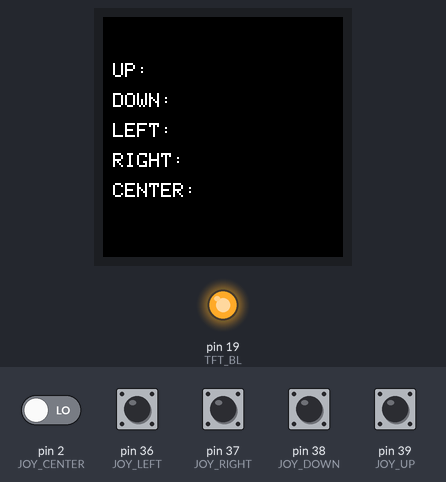
Recording of a sketch running on a simulated Arduino Mega 2560, built for the host (arithmetic inside an expression is 32-bit, double 64-bit). Parts: 240×240 colour display, output pins drawn as LEDs (lit = HIGH). The test bench sets the inputs (shaded band); at power-on: pin 2 (JOY_CENTER), pin 36 (JOY_LEFT), pin 37 (JOY_RIGHT), pin 38 (JOY_DOWN), pin 39 (JOY_UP) LOW.

Above: at 1.8 s.
1.9 s: pin 2 (JOY_CENTER) driven HIGH
3.4 s: pin 36 (JOY_LEFT) pulled HIGH for 0.15 s
At 3.54 s:
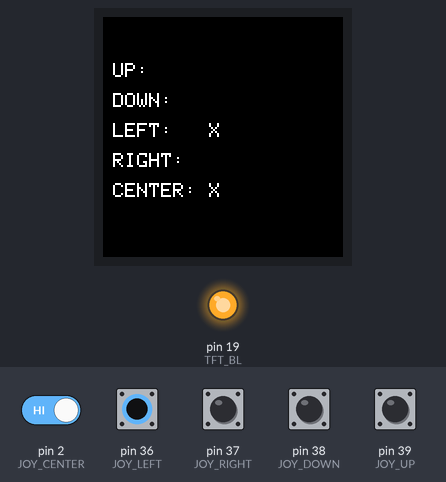
5.1 s: pin 37 (JOY_RIGHT) pulled HIGH for 0.15 s
At 5.25 s:
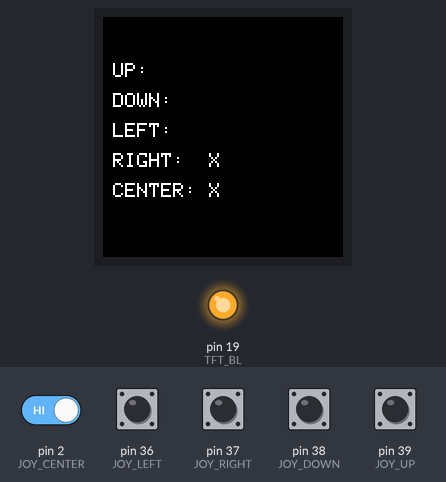
6.8 s: pin 38 (JOY_DOWN) pulled HIGH for 0.15 s
At 6.94 s:
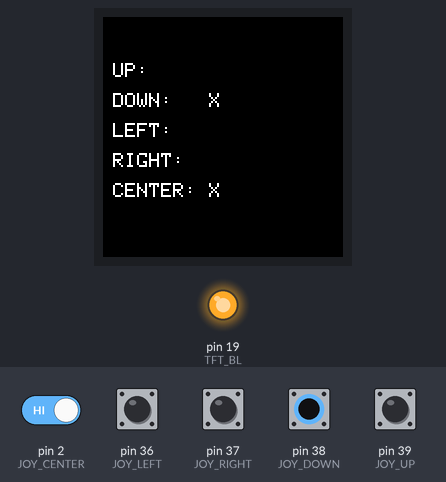
8.5 s: pin 39 (JOY_UP) pulled HIGH for 0.15 s
At 8.64 s:
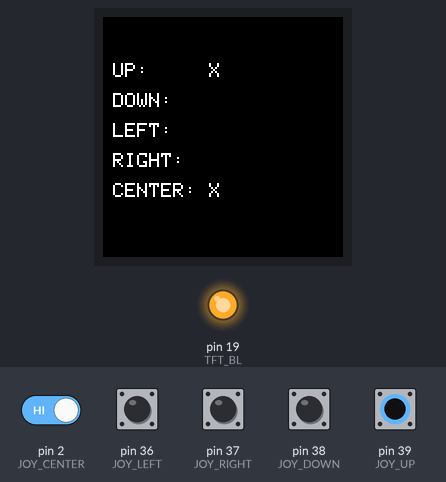
Timing chart, 0 to 11.2 s (numbered marks = the images above; inputs shaded):
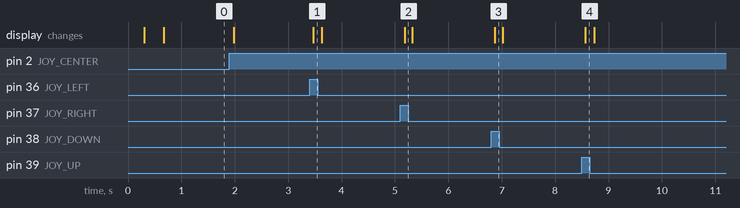

Measured:
- after the input at 3.4 s, the display: changes after 0.07 s (image 1)
- after the input at 5.1 s, the display: changes after 0.08 s (image 2)
- after the input at 6.8 s, the display: changes after 0.07 s (image 3)
- after the input at 8.5 s, the display: changes after 0.07 s (image 4)

The sketch:

Joysticktest.ino
```cpp
#include <SPI.h>
#include <Adafruit_GFX.h>
#include <Adafruit_ST7789.h>
#include <Adafruit_ST77XX.h>

#define TFT_MOSI 13
#define TFT_SCLK 14
#define TFT_CS   15
#define TFT_DC   27
#define TFT_RST  4
#define TFT_BL   19

#define JOY_UP     39
#define JOY_RIGHT  37
#define JOY_DOWN   38
#define JOY_LEFT   36
#define JOY_CENTER 2

#ifndef HSPI
#define HSPI 1
#endif

SPIClass hspi(HSPI);
Adafruit_ST7789 tft = Adafruit_ST7789(&hspi, TFT_CS, TFT_DC, TFT_RST);

bool last_up = false, last_down = false, last_left = false, last_right = false, last_center = false;

void drawJoystickState(bool up, bool down, bool left, bool right, bool center) {
  int y = 46;
  tft.fillRect(0, y, 240, 200, ST77XX_BLACK);

  tft.setTextSize(2);
  tft.setTextColor(ST77XX_WHITE, ST77XX_BLACK);

  tft.setCursor(10, y +  0);   tft.print("UP:     ");     tft.print(up     ? "X" : " ");
  tft.setCursor(10, y + 30);   tft.print("DOWN:   ");     tft.print(down   ? "X" : " ");
  tft.setCursor(10, y + 60);   tft.print("LEFT:   ");     tft.print(left   ? "X" : " ");
  tft.setCursor(10, y + 90);   tft.print("RIGHT:  ");     tft.print(right  ? "X" : " ");
  tft.setCursor(10, y + 120);  tft.print("CENTER: ");     tft.print(center ? "X" : " ");
}

void setup() {
  delay(300);
  pinMode(TFT_BL, OUTPUT);
  digitalWrite(TFT_BL, HIGH);

  hspi.begin(TFT_SCLK, -1, TFT_MOSI, TFT_CS);
  tft.init(240, 240);  // explizit Größe setzen!
  delay(100);
  tft.setRotation(3);
  tft.setSPISpeed(40000000);
  tft.fillScreen(ST77XX_BLACK);

  pinMode(JOY_UP, INPUT);
  pinMode(JOY_DOWN, INPUT);
  pinMode(JOY_LEFT, INPUT);
  pinMode(JOY_RIGHT, INPUT);
  pinMode(JOY_CENTER, INPUT);
}

bool firstDraw = true;

void loop() {
  bool up     = digitalRead(JOY_UP);
  bool down   = digitalRead(JOY_DOWN);
  bool left   = digitalRead(JOY_LEFT);
  bool right  = digitalRead(JOY_RIGHT);
  bool center = digitalRead(JOY_CENTER);

  if (firstDraw || up != last_up || down != last_down || left != last_left || right != last_right || center != last_center) {
    drawJoystickState(up, down, left, right, center);
    last_up = up;
    last_down = down;
    last_left = left;
    last_right = right;
    last_center = center;
    firstDraw = false;
  }

  delay(20);
}
```
